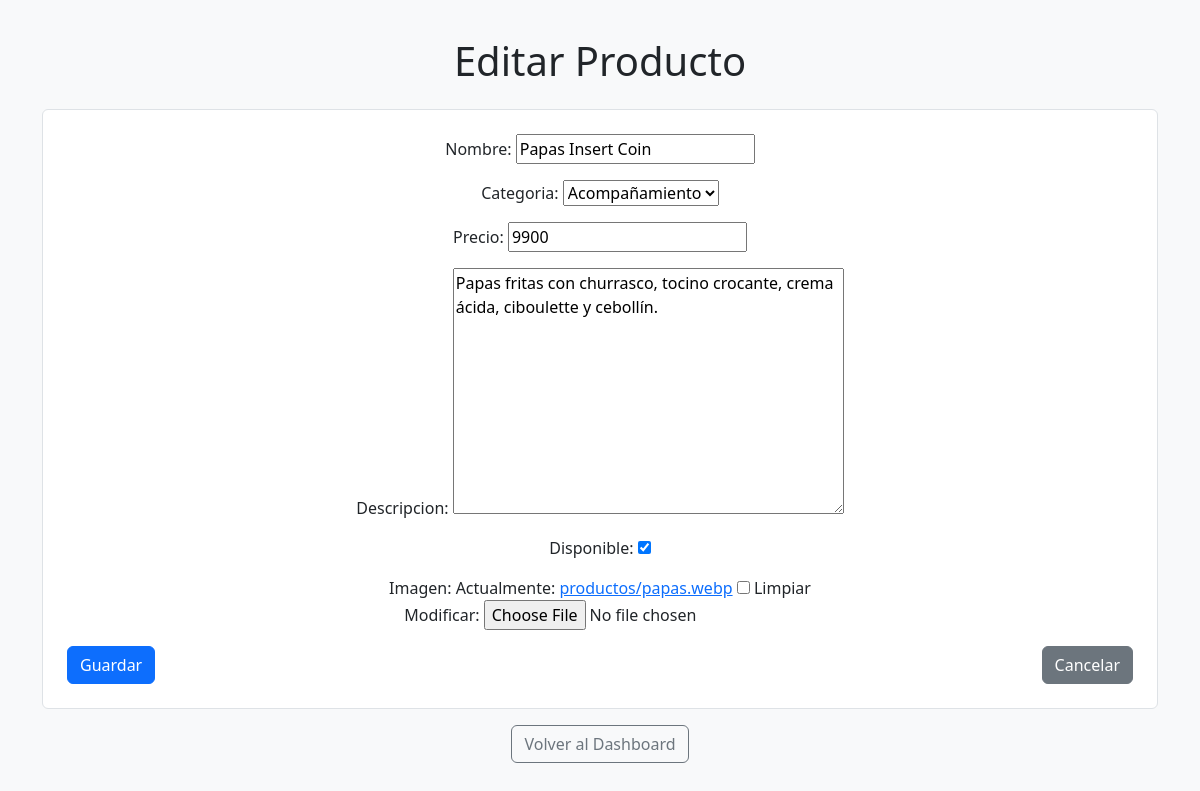
Screenshot of /administrativo/productos/editar/5/ (signed in) with the database file from the repository.
### pedidos/models.py (models this page shows, shortened)
class Producto(models.Model):
    CATEGORIAS = [
        ('Platos', 'Platos'),
        ('Bebestibles', 'Bebestibles'),
        ('Acompañamiento', 'Acompañamiento'),
        ('Postres', 'Postres'),
    ]
    nombre = models.CharField(max_length=100)
    categoria = models.CharField(max_length=50, choices=CATEGORIAS)
    precio = models.IntegerField()
    descripcion = models.TextField(blank=True, null=True)
    disponible = models.BooleanField(default=True)
    imagen = models.ImageField(upload_to='productos/', blank=True, null=True)

### administrativo/decorators.py (the view)
    def _wrapped_view(request, *args, **kwargs):
        if not request.user.is_authenticated:
            return HttpResponseForbidden("No tienes permisos para acceder a esta página.")
        perfil = PerfilUsuario.objects.filter(usuario=request.user).first()
        if perfil and perfil.rol == 'admin':
            return view_func(request, *args, **kwargs)
        return HttpResponseForbidden("No tienes permisos para acceder a esta página.")

### administrativo/forms.py
class ProductoForm(forms.ModelForm):
    class Meta:
        model = Producto
        fields = ['nombre', 'categoria', 'precio', 'descripcion', 'disponible', 'imagen']

### administrativo/views.py (called while the page is built)
@admin_required
def editar_producto(request, pk):
    producto = get_object_or_404(Producto, pk=pk)
    if request.method == 'POST':
        form = ProductoForm(request.POST, request.FILES, instance=producto)
        if form.is_valid():
            form.save()
            return redirect('lista_productos')
    else:
        form = ProductoForm(instance=producto)
    return render(request, 'administrativo/editar_producto.html', {'form': form})

### administrativo/templates/administrativo/editar_producto.html (shortened to what this page needs)
<!DOCTYPE html>
<html lang="es">
<head>
    <link href="https://cdn.jsdelivr.net/npm/bootstrap@5.3.0-alpha1/dist/css/bootstrap.min.css" rel="stylesheet">
</head>
<body class="d-flex align-items-center justify-content-center vh-100 bg-light">
    <div class="container text-center">
        <h1 class="mb-4">Editar Producto</h1>
        <form method="post" enctype="multipart/form-data" class="border p-4 rounded bg-white">
            {{ form.as_p }}
            <div class="d-flex justify-content-between">
                <button type="submit" class="btn btn-primary">Guardar</button>
                <a href="{% url 'lista_productos' %}" class="btn btn-secondary">Cancelar</a>
            </div>
        </form>
        <a href="/administrativo/" class="btn btn-outline-secondary mt-3">Volver al Dashboard</a>
    </div>
</body>
</html>

### rows the page displays
Producto: nombre "Papas Insert Coin", categoria "Acompañamiento", precio "9900", descripcion "Papas fritas con churrasco, tocino crocante, crema ácida, ciboulette y cebollín.", disponible "☑"
